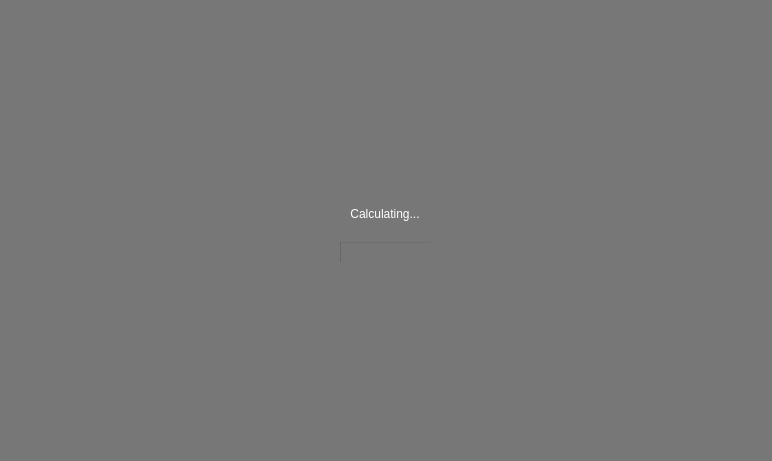
<?xml version="1.0" encoding="UTF-8"?>
<ui version="4.0">
 <class>OverlayWidget</class>
 <widget class="QWidget" name="OverlayWidget">
  <property name="geometry">
   <rect>
    <x>0</x>
    <y>0</y>
    <width>772</width>
    <height>461</height>
   </rect>
  </property>
  <property name="windowTitle">
   <string>Form</string>
  </property>
  <layout class="QVBoxLayout" name="verticalLayout">
   <property name="spacing">
    <number>0</number>
   </property>
   <property name="leftMargin">
    <number>0</number>
   </property>
   <property name="topMargin">
    <number>0</number>
   </property>
   <property name="rightMargin">
    <number>0</number>
   </property>
   <property name="bottomMargin">
    <number>0</number>
   </property>
   <item>
    <widget class="QWidget" name="gridWidget" native="true">
     <property name="styleSheet">
      <string notr="true">background-color: rgba(0, 0, 0, 128);</string>
     </property>
     <layout class="QVBoxLayout" name="verticalLayout_2">
      <property name="spacing">
       <number>0</number>
      </property>
      <property name="leftMargin">
       <number>0</number>
      </property>
      <property name="topMargin">
       <number>0</number>
      </property>
      <property name="rightMargin">
       <number>0</number>
      </property>
      <property name="bottomMargin">
       <number>0</number>
      </property>
      <item alignment="Qt::AlignmentFlag::AlignHCenter|Qt::AlignmentFlag::AlignVCenter">
       <widget class="QWidget" name="widget" native="true">
        <property name="styleSheet">
         <string notr="true">background: rgba(0,0,0,0);</string>
        </property>
        <layout class="QVBoxLayout" name="verticalLayout_3">
         <property name="spacing">
          <number>12</number>
         </property>
         <item alignment="Qt::AlignmentFlag::AlignHCenter|Qt::AlignmentFlag::AlignTop">
          <widget class="TitleLabel" name="label">
           <property name="minimumSize">
            <size>
             <width>0</width>
             <height>31</height>
            </size>
           </property>
           <property name="styleSheet">
            <string notr="true">background: transparent;
color: white;</string>
           </property>
           <property name="text">
            <string>Calculating...</string>
           </property>
           <property name="alignment">
            <set>Qt::AlignmentFlag::AlignCenter</set>
           </property>
          </widget>
         </item>
         <item alignment="Qt::AlignmentFlag::AlignHCenter|Qt::AlignmentFlag::AlignVCenter">
          <widget class="IndeterminateProgressRing" name="progress_bar"/>
         </item>
        </layout>
       </widget>
      </item>
     </layout>
    </widget>
   </item>
  </layout>
 </widget>
 <customwidgets>
  <customwidget>
   <class>TitleLabel</class>
   <extends>QLabel</extends>
   <header>qfluentwidgets</header>
  </customwidget>
  <customwidget>
   <class>IndeterminateProgressRing</class>
   <extends>QProgressBar</extends>
   <header>qfluentwidgets</header>
  </customwidget>
 </customwidgets>
 <resources>
  <include location="../resources/resources.qrc"/>
 </resources>
 <connections/>
</ui>
